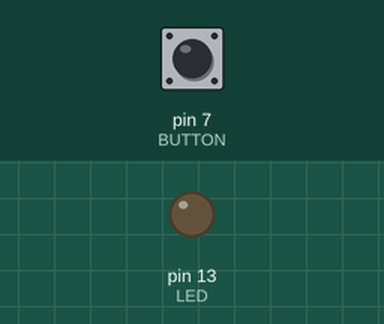
The sketch below on a simulated Arduino Uno, built with avr-gcc and run on an emulated ATmega328P. On the bench: output pins drawn as LEDs (lit = HIGH). Inputs (shaded band) come from the test bench; at power-on: pin 7 (BUTTON) LOW.

Above: at 1.2 s.
1.3 s: pin 7 (BUTTON) pulled HIGH for 0.15 s
At 2.1 s:
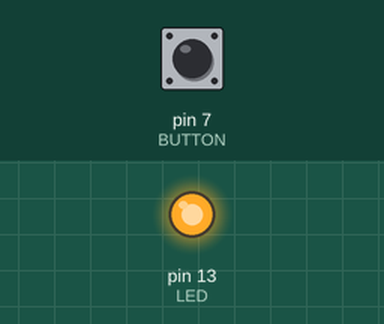
2.9 s: pin 7 (BUTTON) pulled HIGH for 1 s
At 3.4 s:
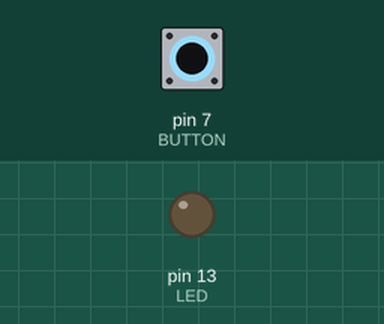
5.4 s: pin 7 (BUTTON) pulled HIGH for 3.2 s
At 6.5 s:
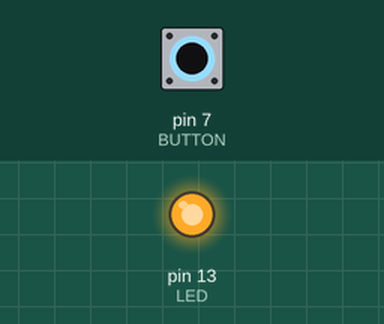
Timing chart, 0 to 8.4 s (numbered marks = the images above; inputs shaded):
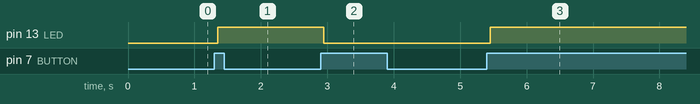

Measured:
- after the input at 1.3 s, pin 13 (LED): LOW → HIGH after 0.05 s
- after the input at 2.9 s, pin 13 (LED): HIGH → LOW after 0.05 s
- after the input at 5.4 s, pin 13 (LED): LOW → HIGH after 0.05 s

The sketch:

ButtonToggleOnOff.ino
```cpp
const int LED = 13;           //Pin for LED
const int BUTTON = 7;         //Input pin where BUTTON is connected
int val = 0;                  // "val" is used to save the input pin state
int old_val = 0;               //Stores the previous value of "val"
int state = 0;                //0 = LED is off while 1 = LED is on

void setup() {
  // put your setup code here, to run once:
  pinMode(LED, OUTPUT);       //Tells Arduino LED in an output
  pinMode(BUTTON, INPUT);     //Tells Arduino BUTTON is an input
}

void loop() {
  // put your main code here, to run repeatedly:
  val = digitalRead(BUTTON); //Reads the input value and saves it on "val"

  //Check if the input is HIGH (Button pressed) and change the state
  //Also if there was a transition
  if ((val == HIGH) && (old_val == LOW)){
    state = 1 - state;       // (1 - 1 = 0) OFF | (1 - 0 = 1) ON
    delay(50);               //To prevent BOUNCING from the pushbutton
  }

  old_val = val;             //"val" is now the old value, store it.

  //Check the state of the state and adjust led accordingly
  if (state == 1) {
    digitalWrite(LED, HIGH); //Turns on LED
  }else{
    digitalWrite(LED, LOW);  //Turns off LED
  }
}

//Momentary Tactile pushBUTTON Switch in solderless BREADBOARD, Pins: e22 e20 f22 f20
//Cable 1 in pin g22 connected to 5v in Arduino
//Cable 2 in pin g20 connected to 7 in Arduino
//Cable 3 in pin h14 connected to GND (Ground) *IMPORTANT*
//10K Ohm Resistor in pins g20 and g14
```
